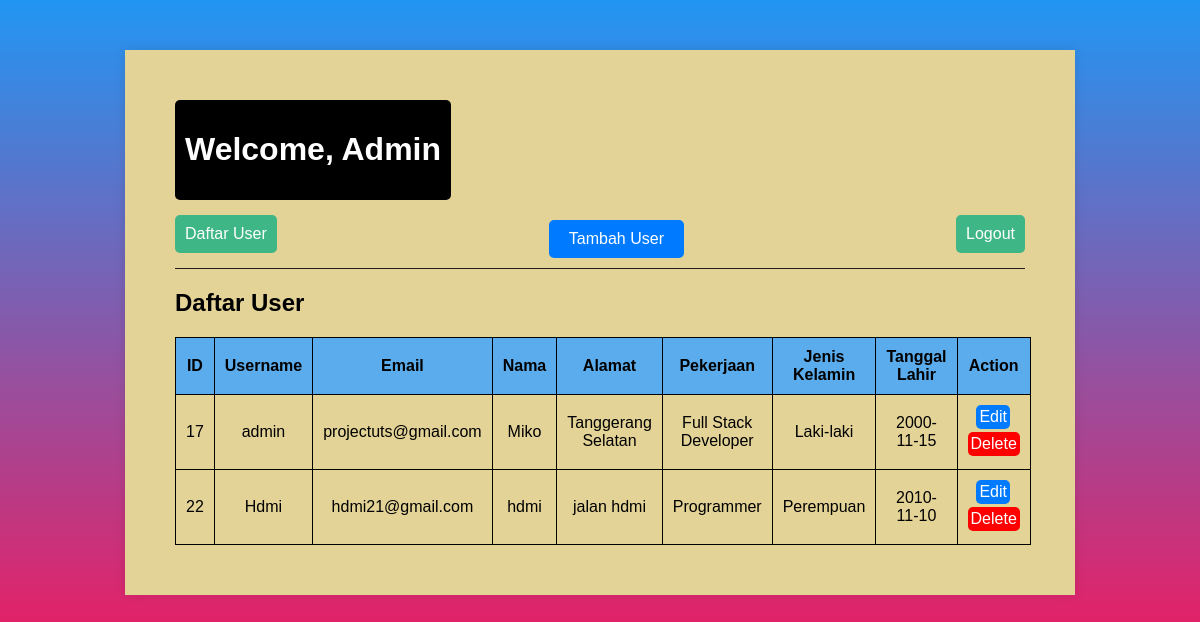
The page /controllers/admin_dashboard.php (signed in) on the database its author committed.
### tables this page shows
CREATE TABLE `mahasiswa` (
  `id` int NOT NULL,
  `id_user` int DEFAULT NULL,
  `nama` varchar(100) DEFAULT NULL,
  `alamat` text,
  `pekerjaan` varchar(50) DEFAULT NULL,
  `gender` enum('Laki-laki','Perempuan') DEFAULT NULL,
  `tgl_lahir` date DEFAULT NULL
);

CREATE TABLE `user` (
  `id` int NOT NULL,
  `username` varchar(50) NOT NULL,
  `email` varchar(100) NOT NULL,
  `password` varchar(255) NOT NULL
);

### controllers/admin_dashboard.php (the view, shortened to what this page needs)
<?php
include 'database.php';
$stmt = $pdo->prepare("SELECT user.id, user.username, user.email, mahasiswa.nama, mahasiswa.alamat, mahasiswa.pekerjaan, mahasiswa.gender,
mahasiswa.tgl_lahir FROM user LEFT JOIN mahasiswa ON user.id = mahasiswa.id_user");
$stmt->execute();
$users = $stmt->fetchAll();
?>
<!DOCTYPE html>
<html lang="en">
<head>
</head>
<body>
<div class="container">
    <div class="welcome">
    <h1>Welcome, Admin</h1>
    </div>
    <nav>
        <a href="admin_dashboard.php">Daftar User</a>
        <a href="add_user.php" class="button">Tambah User</a>
        <a href="logout.php">Logout</a>
    </nav>
    <h2>Daftar User</h2>
    <table>
    <tr>
        <th>ID</th>
        <th>Username</th>
        <th>Email</th>
        <th>Nama</th>
        <th>Alamat</th>
        <th>Pekerjaan</th>
        <th>Jenis Kelamin</th>
        <th>Tanggal Lahir</th>
        <th>Action</th>
    </tr>
    <?php foreach ($users as $user): ?>
        <tr>
            <td><?php echo $user['id']; ?></td>
            <td><?php echo $user['username']; ?></td>
            <td><?php echo $user['email']; ?></td>
            <td><?php echo $user['nama']; ?></td>
            <td><?php echo $user['alamat']; ?></td>
            <td><?php echo $user['pekerjaan']; ?></td>
            <td><?php echo $user['gender']; ?></td>
            <td><?php echo $user['tgl_lahir']; ?></td>
            <td class="action-links">
                <a href="edit_user.php?id=<?php echo $user['id']; ?>" class="edit">Edit</a>
                <a href="delete_user.php?id=<?php echo $user['id']; ?>" class="delete">Delete</a>
            </td>
        </tr>
    <?php endforeach; ?>
</table>
</div>
</body>
</html>

### controllers/admin_dashboard.php (style rules this page uses)
body { font-family: 'Poppins', sans-serif; background: linear-gradient(#2196f3, #e91e63); margin: 0; padding: 0; }
.container { max-width: 850px; margin: 50px auto; background-color: #e3d396; padding: 50px; box-shadow: 0 0 10px rgba(0, 0, 0, 0.1); height: 100%; overflow-y : auto; }
.welcome { color: #fff; background-color: #000000; border-radius: 5px; padding: 10px; text-decoration: none; display: inline-block; margin: 0; position: relative; animation: changeColor 5s infinite ease; }
nav { display: flex; justify-content: space-between; align-items: center; padding: 10px 0; border-bottom: 1px solid #201e1f; }
nav a { color: #fff; background-color: #3eb686; border-radius: 5px; padding: 10px; text-decoration: none; transition: background-color 0.3s ease, box-shadow 0.3s ease, transform 0.3s ease; }
table { width: 100%; border-collapse: collapse; margin-top: 20px; }
table, th, td { border: 1px solid #000000; }
th, td { padding: 10px; text-align: center; }
th { background-color: #5aacec; text-align : center; }
.action-links { text-align: center; }
.action-links a { display: inline-block; padding: 3px; color: #fff; border: none; border-radius: 5px; text-decoration: none; transition: background-color 0.3s ease, box-shadow 0.3s ease, transform 0.3s ease; }
.action-links a.edit { margin-right: 1px; margin-bottom: 3px; background-color: #007BFF; }
.action-links a.delete { margin-left: none; margin-bottom: 3px; background-color: #ff0000; }
.action-links a:last-child { margin-right: 0; }
.button { display: inline-block; padding: 10px 20px; color: #fff; background-color: #007BFF; border: none; border-radius: 5px; text-decoration: none; margin-top: 10px; }

### rows shown on the page
mahasiswa: id_user "17", id_user.username "admin", id_user.email "projectuts@gmail.com", nama "Miko", alamat "Tanggerang Selatan", pekerjaan "Full Stack Developer", gender "Laki-laki", tgl_lahir "2000-11-15"
mahasiswa: id_user "22", id_user.username "Hdmi", id_user.email "hdmi21@gmail.com", nama "hdmi", alamat "jalan hdmi", pekerjaan "Programmer", gender "Perempuan", tgl_lahir "2010-11-10"
